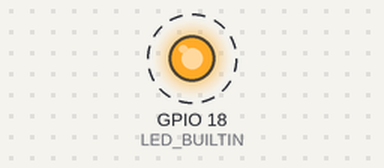
This sketch was run on a simulated ESP32. On the bench: output pins drawn as LEDs (lit = HIGH). Dashed ring = blinking.

Above: at 0.2 s.
Timing chart, 0 to 3.0 s (numbered marks = the images above):
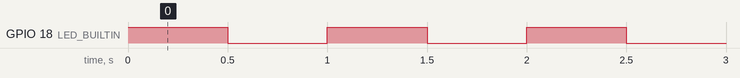

The sketch:

blinking-qorex.ino
```cpp
/* blinking LED
   Budi Rahardjo @rahard
   updated 2024
*/

//#define LED_BUILTIN 14
#define LED_BUILTIN 18

void setup() {
  pinMode(LED_BUILTIN, OUTPUT);
}

void loop() {
  digitalWrite(LED_BUILTIN, HIGH);
  delay(500);
  digitalWrite(LED_BUILTIN, LOW);
  delay(500);
}
```

Measured:
- by itself, GPIO 18 (LED_BUILTIN): alternates HIGH for 0.50 s and LOW for 0.50 s
